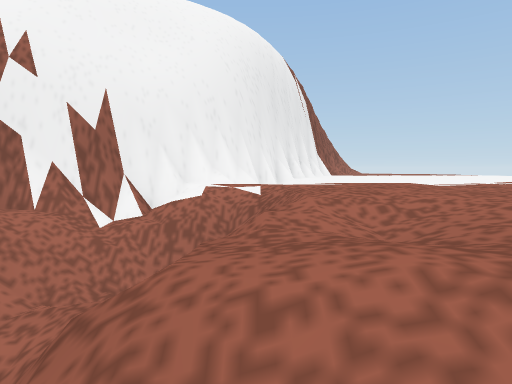
[1] (above)

14 first-person views from a walk through a scene from a Unity 3-D project. The camera is 1.5 m above the floor, tilts 4° down and sees 75° across. The floor is counted in squares, 2 m on a side. Each view is taken from the middle of a square. On the plan, view 1 faces up. The plan holds only what a view shows up to about 11 squares ahead; the rest is blank. The place goes on beyond the plan. The player is left out. Some surface patterns are stand-ins.

[2]
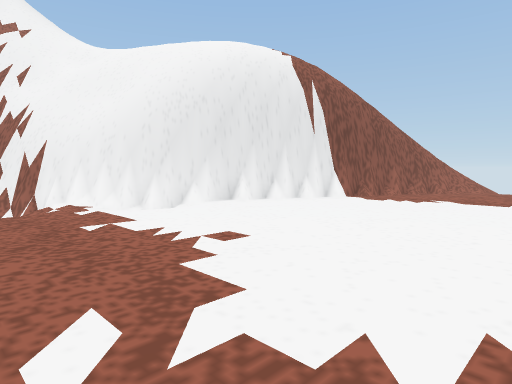

[3]
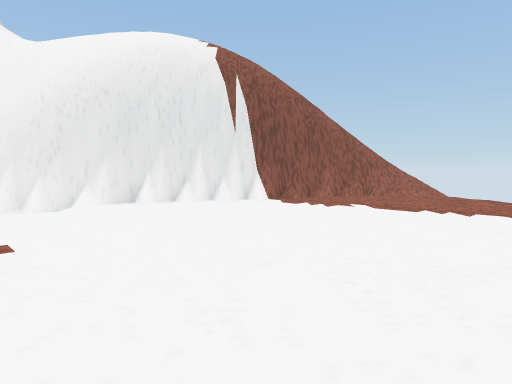

[4]
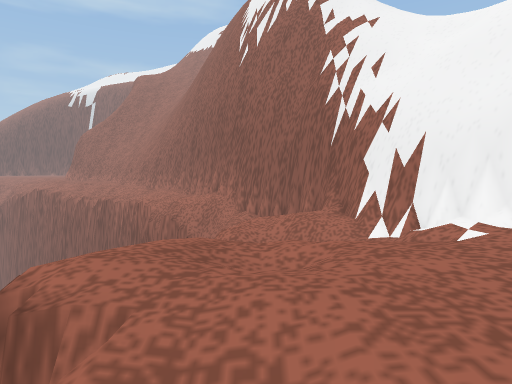

[5]
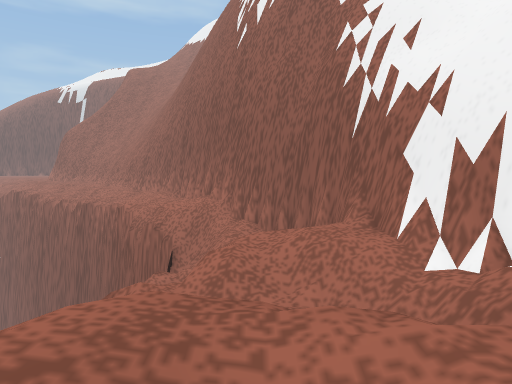

[6]
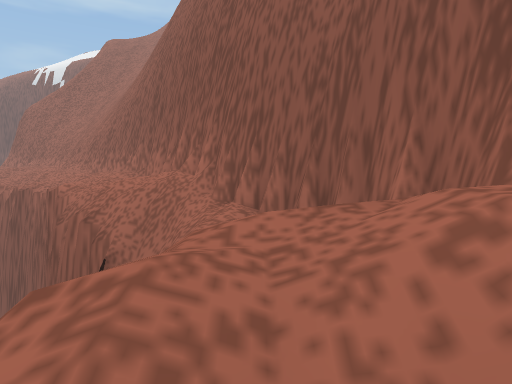

[7]
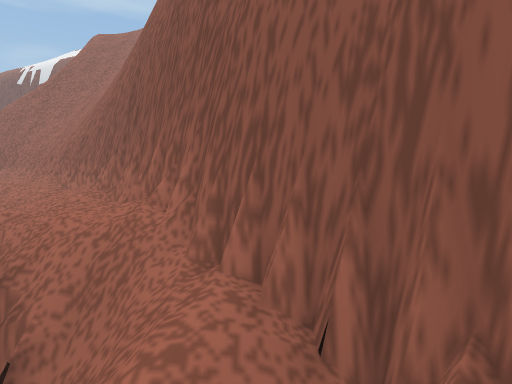

[8]
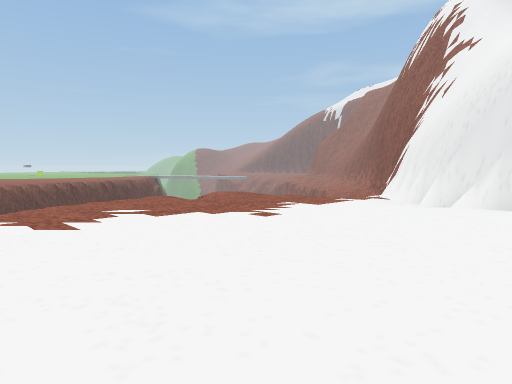

[9]
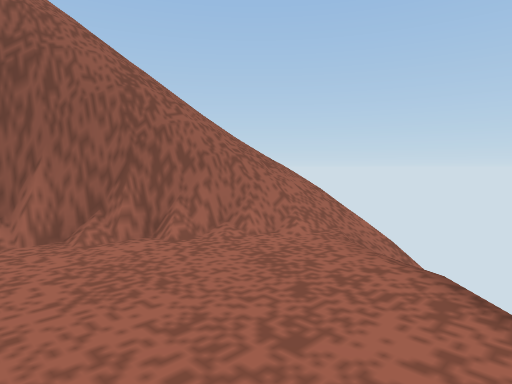

[10]
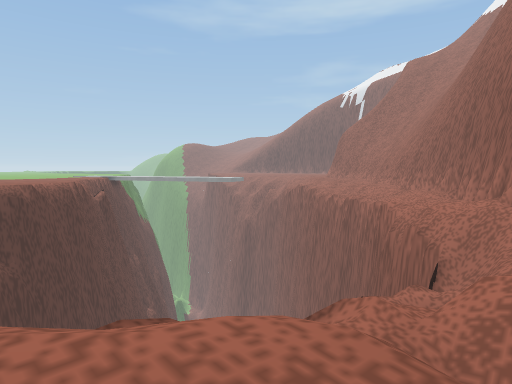

[11]
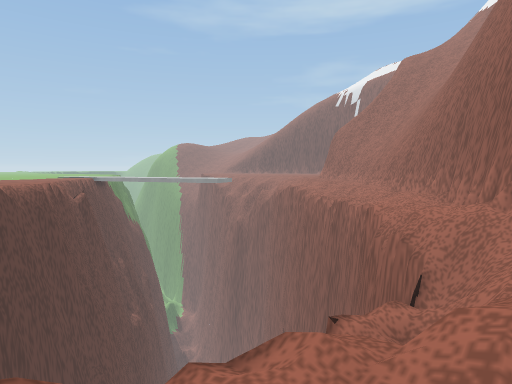

[12]
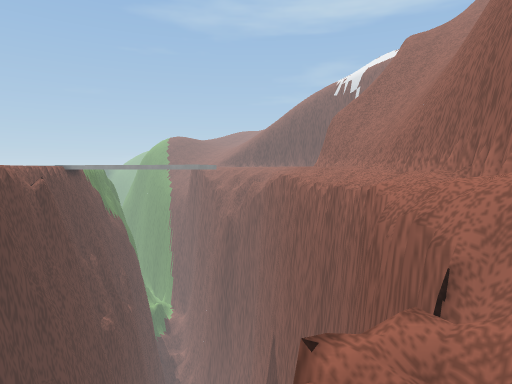

[13]
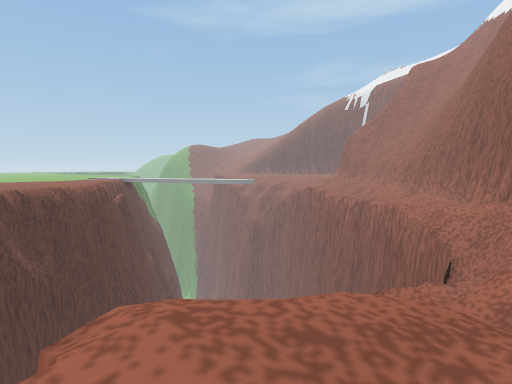

[14]
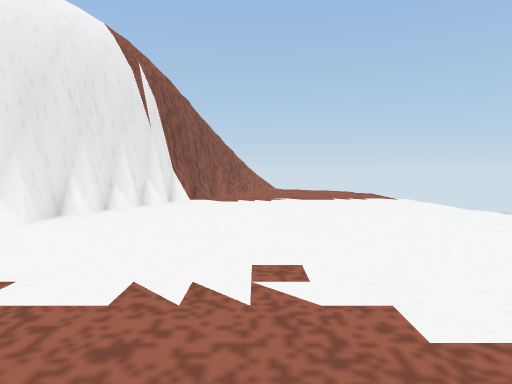

### Floor plan
Key: @ floor where view 1 was taken; # wall or solid block; . main floor; - floor 3.25 m lower than the main floor; / step, stairs or slope; = window, fence, low wall or low ledge; v drop or lower ground.
Columns run from 15 left of view 1 to 8 right of it. Each row starts with its distance up from view 1.
 16                   ///
 15                  //=.=
 14                 //##..v
 13                 /v#....
 12                 /#.....
 11                /v#.....v
 10               //##.....v
  9              //v#.......
  8           /////#........
  7         /////vv#........
  6         //v/v ##........
  5        vvvvv###.........
  4       vvv####/=/.......
  3         ##/=///=/......
  2        ##/ ////////...v
  1      ###=/= //=//vvvv
  0     ####v-  v//@/v
 -1   ###/vvv vv
 -2  ##///vv
 -3 ##///vv
 -4 #///vv
 -5 ///vv
 -6 //vv
 -7
 -8
 -9
-10
-11              vvv
-12            vv  v

Where each view was taken, in squares from view 1:
view 1: 0 up, 0 right, facing up
view 2: 3 up, 7 right, facing up-left
view 3: 5 up, 8 right, facing up-left
view 4: 2 up, 4 right, facing left
view 5: 2 up, 2 right, facing left
view 6: 2 up, 2 left, facing left
view 7: 2 up, 4 left, facing left
view 8: 9 up, 8 right, facing down-left
view 9: 12 up, 7 right, facing up-left
view 10: 2 up, 1 right, facing down-left
view 11: 2 up, 0 right, facing down-left
view 12: 1 up, 2 left, facing down-left
view 13: 2 up, 2 right, facing down-left
view 14: 3 up, 4 right, facing up
